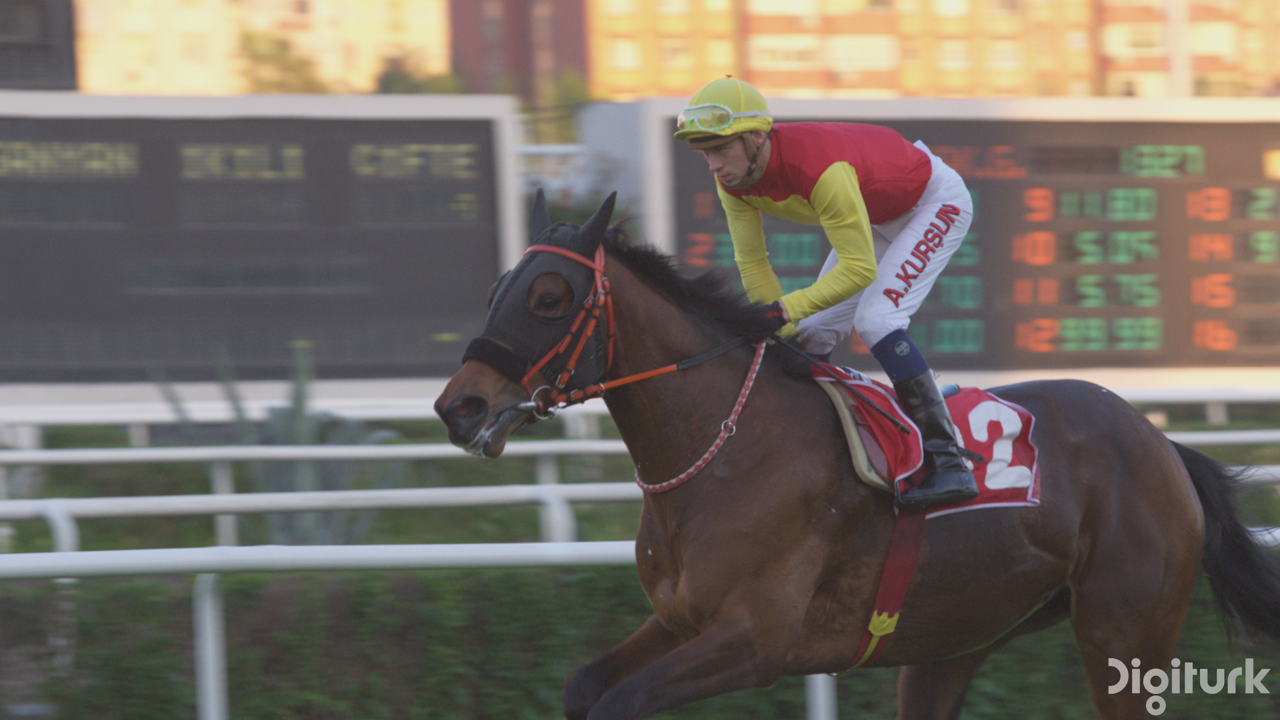
#> input picture HW1/a/hw1p4.png, 1280 x 720 px
$ python main.py
#> lines starting #> are read from the running program, lines starting #| are printed output that depends on the picture
# -*- coding: utf-8 -*-
# @Date    : 2/21/22
# @Author  : Xinyu Gong (xinyu.gong@utexas.edu)
# @Link    : None
# @Version : 0.0

import numpy as np
from PIL import Image
import matplotlib.pyplot as plt


def main():
    image = Image.open("hw1p4.png").convert("YCbCr")
#> image: PIL image 1280x720 YCbCr; mean of channels 0, 1, 2 107.4, 122.1, 132.5
    ycbcr_image = np.array(image)
    idx = 0  # 0, 1, 2
    plt.imshow(ycbcr_image[:, :, idx:idx+1])
    plt.show()
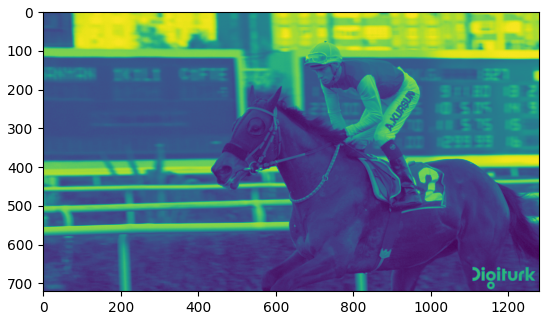
#> figure drawn by matplotlib, 1 panel


if __name__ == "__main__":
    main()
